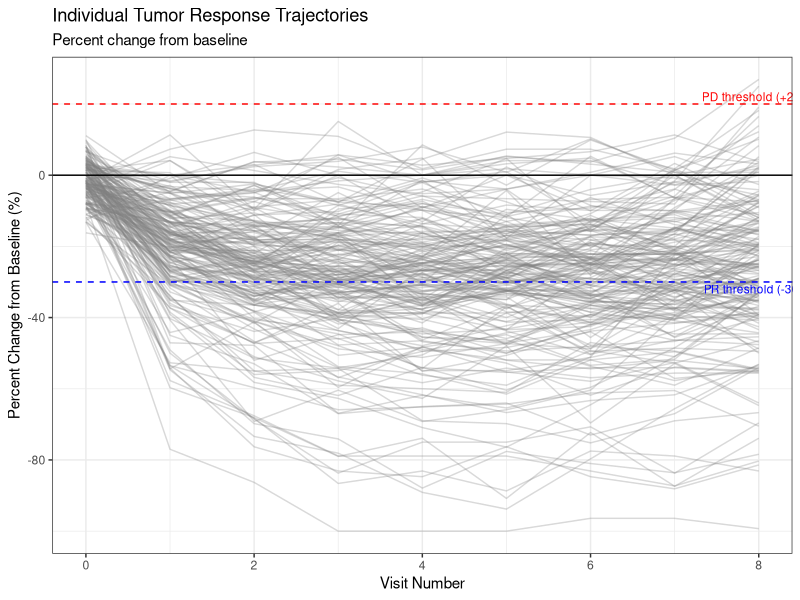
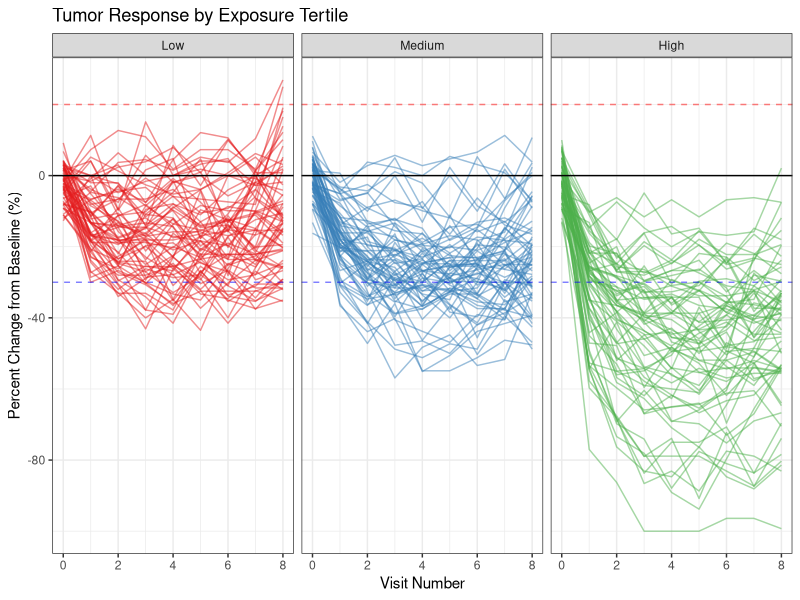
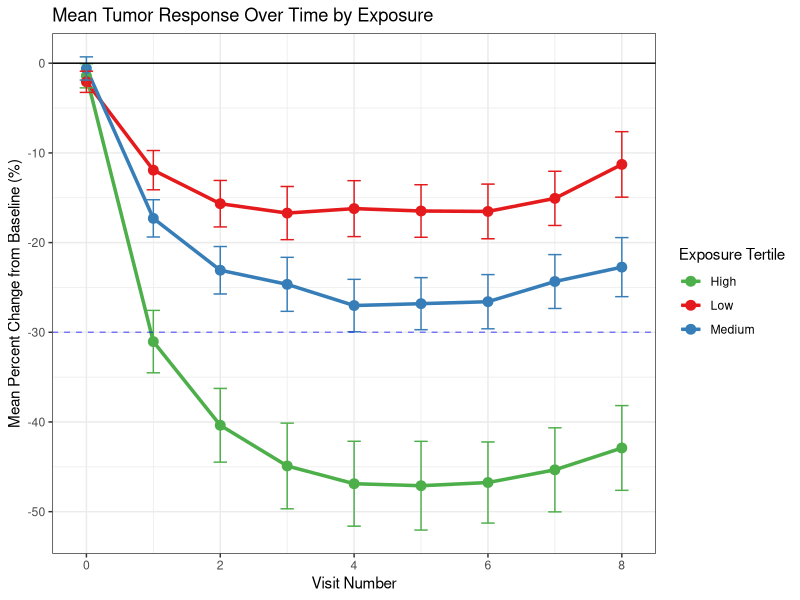
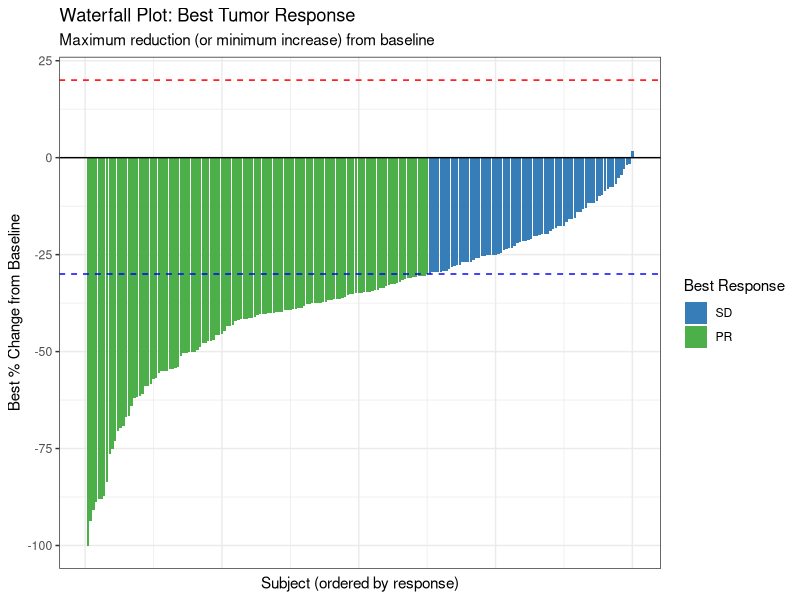
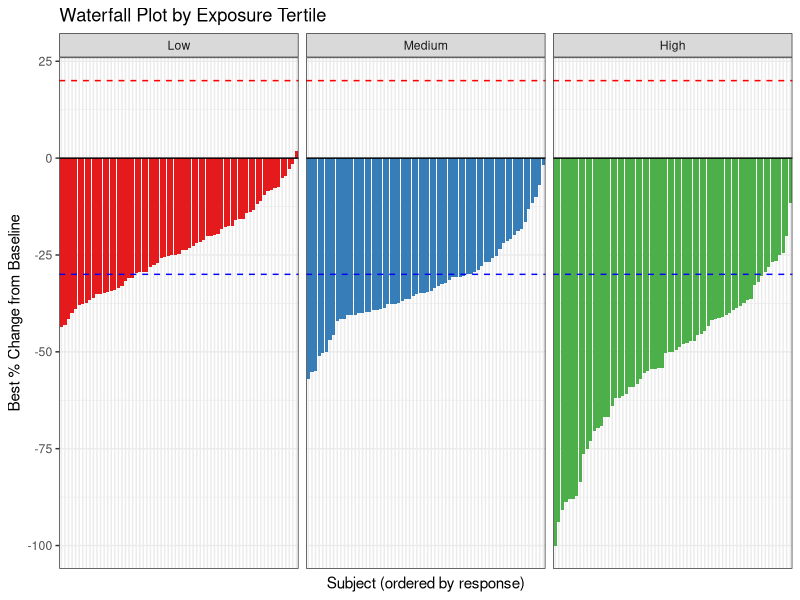
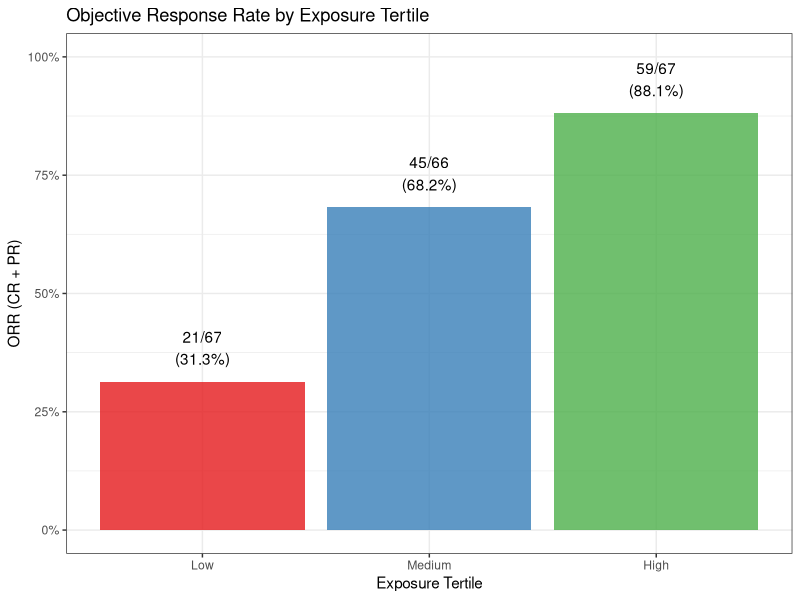
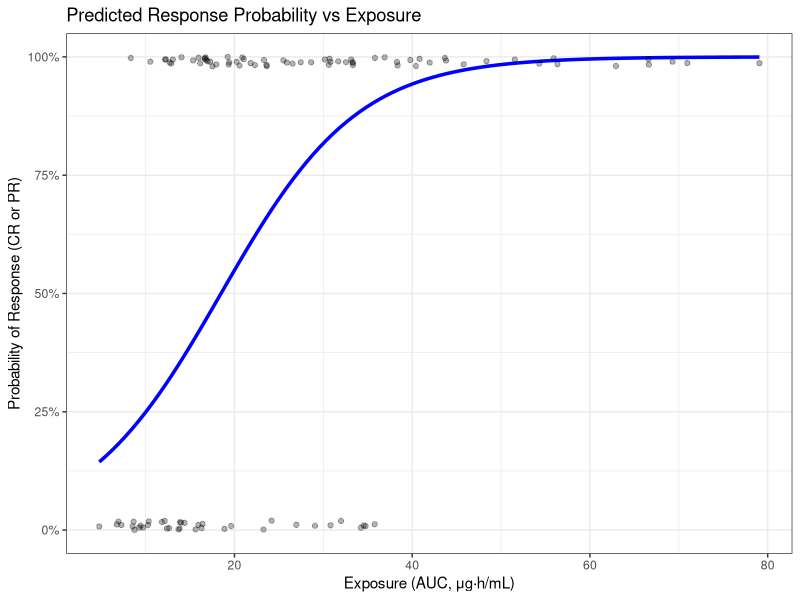
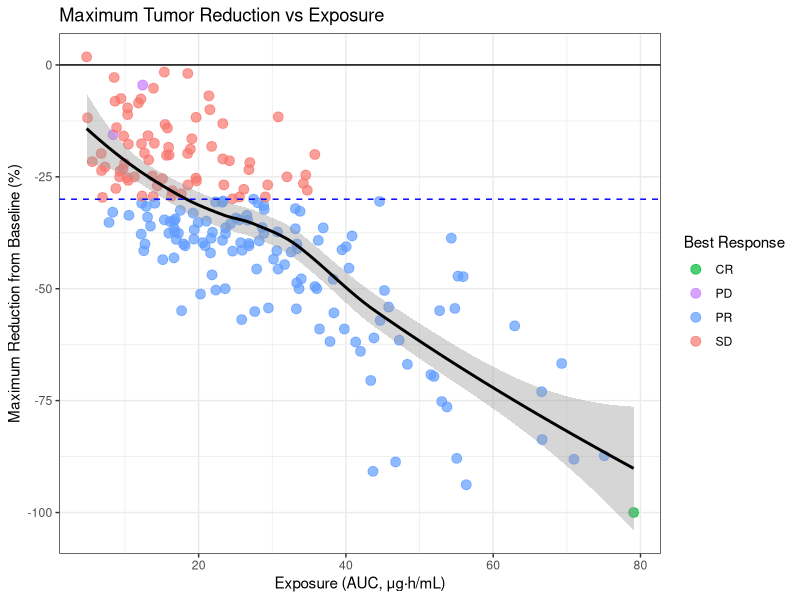

These charts were generated, in order, by the following R code:
#===============================================================================
# Supplementary Material S3
# Tumor Response (ADTR) Analysis Example
# Standardizing Exposure-Response Data for Modeling and Simulation
#
# Purpose: Demonstrate complete workflow from ADTR dataset to exposure-response
#          modeling using longitudinal tumor measurements and RECIST 1.1
#
# Author: [Your Name]
# Date: 2026-01-17
#===============================================================================

# Required packages
required_packages <- c("dplyr", "ggplot2", "tidyr", "nlme", "lme4",
                       "broom", "broom.mixed", "patchwork", "scales", 
                       "forcats", "viridis")

# Install if needed
new_packages <- required_packages[!(required_packages %in% 
                                    installed.packages()[,"Package"])]
if(length(new_packages)) install.packages(new_packages)

# Load libraries
library(dplyr)
library(ggplot2)
library(tidyr)
library(nlme)         # For mixed effects models
library(lme4)         # Alternative mixed effects
library(broom)        # For tidy model output
library(broom.mixed)  # For tidy mixed model output
library(patchwork)    # For combining plots
library(scales)       # For formatting
library(forcats)      # For factor manipulation
library(viridis)      # For color palettes

# Prevent conflicts
select <- dplyr::select
filter <- dplyr::filter

# Create output directories
if (!dir.exists("output/figures")) dir.create("output/figures", recursive = TRUE)
if (!dir.exists("output/tables")) dir.create("output/tables", recursive = TRUE)

#===============================================================================
# 1. DATA PREPARATION
#===============================================================================

cat("\n=== ADTR TUMOR RESPONSE ANALYSIS ===\n\n")

# Load ADTR dataset
adtr <- read.csv("data/adtr_example.csv")

cat("=== ADTR Dataset Structure ===\n")
cat("Total records:", nrow(adtr), "\n")
cat("Parameters:\n")
cat("  - TUMSIZE (longitudinal):", sum(adtr$PARAMCD == "TUMSIZE"), "\n")
cat("  - BOR (best response):", sum(adtr$PARAMCD == "BOR"), "\n")
cat("  - NADIR (minimum size):", sum(adtr$PARAMCD == "NADIR"), "\n\n")

# Extract different parameter types
adtr_tumor <- adtr %>% filter(PARAMCD == "TUMSIZE")
adtr_bor <- adtr %>% filter(PARAMCD == "BOR") %>% distinct(USUBJID, .keep_all = TRUE)
adtr_nadir <- adtr %>% filter(PARAMCD == "NADIR") %>% distinct(USUBJID, .keep_all = TRUE)

cat("Analysis populations:\n")
cat("  - Subjects with tumor data:", length(unique(adtr_tumor$USUBJID)), "\n")
cat("  - Baseline measurements:", sum(adtr_tumor$ABLFL == "Y"), "\n")
cat("  - Post-baseline measurements:", sum(adtr_tumor$ANL01FL == "Y"), "\n\n")

# Best overall response distribution
bor_dist <- table(adtr_bor$BOR)
cat("Best Overall Response Distribution:\n")
print(bor_dist)
cat("  ORR (CR+PR):", sum(bor_dist[c("CR", "PR")]), "/", sum(bor_dist),
    sprintf("(%.1f%%)\n\n", 100 * sum(bor_dist[c("CR", "PR")]) / sum(bor_dist)))

#===============================================================================
# 2. EXPLORATORY ANALYSIS
#===============================================================================

cat("=== EXPLORATORY ANALYSIS ===\n\n")

## 2.1 Spaghetti Plot - Individual Trajectories ----

p1 <- ggplot(adtr_tumor, aes(x = AVISITN, y = PCHG, group = USUBJID)) +
  geom_line(alpha = 0.3, color = "gray50") +
  geom_hline(yintercept = 0, linetype = "solid", color = "black") +
  geom_hline(yintercept = -30, linetype = "dashed", color = "blue") +
  geom_hline(yintercept = 20, linetype = "dashed", color = "red") +
  annotate("text", x = 8, y = -32, label = "PR threshold (-30%)", 
           color = "blue", size = 3) +
  annotate("text", x = 8, y = 22, label = "PD threshold (+20%)", 
           color = "red", size = 3) +
  labs(title = "Individual Tumor Response Trajectories",
       subtitle = "Percent change from baseline",
       x = "Visit Number",
       y = "Percent Change from Baseline (%)") +
  theme_bw()

ggsave("output/figures/Figure_S3A_spaghetti_plot.pdf", p1, width = 10, height = 6)

## 2.2 Spider Plot by Exposure Tertile ----

p2 <- ggplot(adtr_tumor, 
             aes(x = AVISITN, y = PCHG, group = USUBJID, color = EXPOSURE_CAT)) +
  geom_line(alpha = 0.5) +
  geom_hline(yintercept = 0, linetype = "solid", color = "black") +
  geom_hline(yintercept = -30, linetype = "dashed", color = "blue", alpha = 0.5) +
  geom_hline(yintercept = 20, linetype = "dashed", color = "red", alpha = 0.5) +
  facet_wrap(~factor(EXPOSURE_CAT, levels = c("Low", "Medium", "High"))) +
  scale_color_manual(values = c("Low" = "#E41A1C", 
                                 "Medium" = "#377EB8", 
                                 "High" = "#4DAF4A")) +
  labs(title = "Tumor Response by Exposure Tertile",
       x = "Visit Number",
       y = "Percent Change from Baseline (%)",
       color = "Exposure") +
  theme_bw() +
  theme(legend.position = "none")

ggsave("output/figures/Figure_S3B_spider_by_exposure.pdf", p2, width = 12, height = 4)

## 2.3 Mean Response Over Time ----

mean_response <- adtr_tumor %>%
  group_by(AVISITN, AVISIT, EXPOSURE_CAT) %>%
  summarise(
    Mean_PCHG = mean(PCHG, na.rm = TRUE),
    SE_PCHG = sd(PCHG, na.rm = TRUE) / sqrt(n()),
    N = n(),
    .groups = "drop"
  )

p3 <- ggplot(mean_response, 
             aes(x = AVISITN, y = Mean_PCHG, color = EXPOSURE_CAT, 
                 group = EXPOSURE_CAT)) +
  geom_line(size = 1.2) +
  geom_point(size = 3) +
  geom_errorbar(aes(ymin = Mean_PCHG - 1.96*SE_PCHG, 
                    ymax = Mean_PCHG + 1.96*SE_PCHG),
                width = 0.2) +
  geom_hline(yintercept = 0, linetype = "solid", color = "black") +
  geom_hline(yintercept = -30, linetype = "dashed", color = "blue", alpha = 0.5) +
  scale_color_manual(values = c("Low" = "#E41A1C", 
                                 "Medium" = "#377EB8", 
                                 "High" = "#4DAF4A")) +
  labs(title = "Mean Tumor Response Over Time by Exposure",
       x = "Visit Number",
       y = "Mean Percent Change from Baseline (%)",
       color = "Exposure Tertile") +
  theme_bw()

ggsave("output/figures/Figure_S3C_mean_response.pdf", p3, width = 10, height = 6)

#===============================================================================
# 3. WATERFALL PLOT - BEST RESPONSE
#===============================================================================

cat("\n=== WATERFALL PLOT ANALYSIS ===\n\n")

# Get nadir (best response) for each subject
waterfall_data <- adtr_nadir %>%
  arrange(PCHG) %>%
  mutate(
    subject_order = row_number(),
    Response_Cat = case_when(
      PCHG <= -30 ~ "PR",
      PCHG >= 20 ~ "PD",
      TRUE ~ "SD"
    ),
    Response_Cat = factor(Response_Cat, levels = c("PD", "SD", "PR"))
  )

# Waterfall plot
p4 <- ggplot(waterfall_data, aes(x = subject_order, y = PCHG, fill = Response_Cat)) +
  geom_col() +
  geom_hline(yintercept = 0, linetype = "solid", color = "black") +
  geom_hline(yintercept = -30, linetype = "dashed", color = "blue") +
  geom_hline(yintercept = 20, linetype = "dashed", color = "red") +
  scale_fill_manual(
    values = c("PR" = "#4DAF4A", "SD" = "#377EB8", "PD" = "#E41A1C"),
    name = "Best Response"
  ) +
  labs(title = "Waterfall Plot: Best Tumor Response",
       subtitle = "Maximum reduction (or minimum increase) from baseline",
       x = "Subject (ordered by response)",
       y = "Best % Change from Baseline") +
  theme_bw() +
  theme(axis.text.x = element_blank(),
        axis.ticks.x = element_blank())

ggsave("output/figures/Figure_S3D_waterfall.pdf", p4, width = 12, height = 6)

## 3.1 Waterfall by Exposure Tertile ----

p5 <- ggplot(waterfall_data, 
             aes(x = reorder(USUBJID, PCHG), y = PCHG, fill = EXPOSURE_CAT)) +
  geom_col() +
  geom_hline(yintercept = 0, linetype = "solid", color = "black") +
  geom_hline(yintercept = -30, linetype = "dashed", color = "blue") +
  geom_hline(yintercept = 20, linetype = "dashed", color = "red") +
  facet_wrap(~factor(EXPOSURE_CAT, levels = c("Low", "Medium", "High")), 
             scales = "free_x") +
  scale_fill_manual(values = c("Low" = "#E41A1C", 
                                "Medium" = "#377EB8", 
                                "High" = "#4DAF4A")) +
  labs(title = "Waterfall Plot by Exposure Tertile",
       x = "Subject (ordered by response)",
       y = "Best % Change from Baseline") +
  theme_bw() +
  theme(axis.text.x = element_blank(),
        axis.ticks.x = element_blank(),
        legend.position = "none")

ggsave("output/figures/Figure_S3E_waterfall_by_exposure.pdf", p5, 
       width = 12, height = 5)

#===============================================================================
# 4. BEST OVERALL RESPONSE ANALYSIS
#===============================================================================

cat("=== BEST OVERALL RESPONSE ANALYSIS ===\n\n")

## 4.1 ORR by Exposure Tertile ----

orr_summary <- adtr_bor %>%
  mutate(
    RESPONDER = BOR %in% c("CR", "PR"),
    EXPOSURE_CAT = factor(EXPOSURE_CAT, levels = c("Low", "Medium", "High"))
  ) %>%
  group_by(EXPOSURE_CAT) %>%
  summarise(
    N = n(),
    N_Responders = sum(RESPONDER),
    ORR = mean(RESPONDER),
    .groups = "drop"
  )

cat("Objective Response Rate by Exposure:\n")
print(orr_summary)
cat("\n")

# Bar plot
p6 <- ggplot(orr_summary, aes(x = EXPOSURE_CAT, y = ORR, fill = EXPOSURE_CAT)) +
  geom_col(alpha = 0.8) +
  geom_text(aes(label = sprintf("%d/%d\n(%.1f%%)", N_Responders, N, ORR*100)),
            vjust = -0.5) +
  scale_fill_manual(values = c("Low" = "#E41A1C", 
                                "Medium" = "#377EB8", 
                                "High" = "#4DAF4A")) +
  scale_y_continuous(labels = percent_format(), limits = c(0, 1)) +
  labs(title = "Objective Response Rate by Exposure Tertile",
       x = "Exposure Tertile",
       y = "ORR (CR + PR)") +
  theme_bw() +
  theme(legend.position = "none")

ggsave("output/figures/Figure_S3F_ORR_by_exposure.pdf", p6, width = 8, height = 6)

## 4.2 Logistic Regression for Response ----

# Prepare data
bor_analysis <- adtr_bor %>%
  mutate(
    RESPONDER = as.numeric(BOR %in% c("CR", "PR")),
    EXPOSURE_C = EXPOSURE_VAR - mean(EXPOSURE_VAR),
    EXPOSURE_C10 = EXPOSURE_C / 10
  )

# Logistic regression - continuous exposure
logit_orr <- glm(RESPONDER ~ EXPOSURE_C10,
                 data = bor_analysis,
                 family = binomial(link = "logit"))

cat("Logistic Regression for ORR:\n")
print(summary(logit_orr))
cat("\n")

or_orr <- exp(coef(logit_orr)["EXPOSURE_C10"])
or_orr_ci <- exp(confint(logit_orr)["EXPOSURE_C10", ])

cat(sprintf("Odds Ratio per 10-unit AUC increase: %.3f (95%% CI: %.3f - %.3f)\n",
            or_orr, or_orr_ci[1], or_orr_ci[2]))
cat("\n")

## 4.3 Predicted Response Probability ----

exposure_range <- seq(
  min(bor_analysis$EXPOSURE_VAR),
  max(bor_analysis$EXPOSURE_VAR),
  length.out = 100
)

pred_orr <- data.frame(
  EXPOSURE_VAR = exposure_range,
  EXPOSURE_C10 = (exposure_range - mean(bor_analysis$EXPOSURE_VAR)) / 10
)

pred_orr$prob_response <- predict(logit_orr, newdata = pred_orr, type = "response")

# Plot
p7 <- ggplot() +
  geom_line(data = pred_orr, 
            aes(x = EXPOSURE_VAR, y = prob_response),
            color = "blue", size = 1.2) +
  geom_point(data = bor_analysis,
             aes(x = EXPOSURE_VAR, y = RESPONDER),
             alpha = 0.3, position = position_jitter(height = 0.02)) +
  scale_y_continuous(labels = percent_format(), limits = c(0, 1)) +
  labs(title = "Predicted Response Probability vs Exposure",
       x = "Exposure (AUC, μg·h/mL)",
       y = "Probability of Response (CR or PR)") +
  theme_bw()

ggsave("output/figures/Figure_S3G_predicted_ORR.pdf", p7, width = 8, height = 6)

#===============================================================================
# 5. NADIR ANALYSIS (BEST REDUCTION)
#===============================================================================

cat("=== NADIR ANALYSIS ===\n\n")

## 5.1 Nadir vs Exposure ----

p8 <- ggplot(adtr_nadir, aes(x = EXPOSURE_VAR, y = NADIR_PCHG)) +
  geom_point(aes(color = BOR), size = 3, alpha = 0.7) +
  geom_smooth(method = "loess", se = TRUE, color = "black") +
  geom_hline(yintercept = -30, linetype = "dashed", color = "blue") +
  geom_hline(yintercept = 0, linetype = "solid", color = "black") +
  scale_color_manual(
    values = c("CR" = "#00BA38", "PR" = "#619CFF", 
               "SD" = "#F8766D", "PD" = "#C77CFF"),
    name = "Best Response"
  ) +
  labs(title = "Maximum Tumor Reduction vs Exposure",
       x = "Exposure (AUC, μg·h/mL)",
       y = "Maximum Reduction from Baseline (%)") +
  theme_bw()

ggsave("output/figures/Figure_S3H_nadir_vs_exposure.pdf", p8, width = 10, height = 6)

## 5.2 Linear Regression for Nadir ----

lm_nadir <- lm(NADIR_PCHG ~ EXPOSURE_C10, 
               data = adtr_nadir %>% 
                 mutate(EXPOSURE_C10 = (EXPOSURE_VAR - mean(EXPOSURE_VAR)) / 10))

cat("Linear Regression for Maximum Reduction:\n")
print(summary(lm_nadir))
cat("\n")

beta_nadir <- coef(lm_nadir)["EXPOSURE_C10"]
beta_nadir_ci <- confint(lm_nadir)["EXPOSURE_C10", ]

cat(sprintf("Change in max reduction per 10-unit AUC: %.2f%% (95%% CI: %.2f%% to %.2f%%)\n",
            beta_nadir, beta_nadir_ci[1], beta_nadir_ci[2]))
cat("  → Negative values indicate greater tumor reduction\n\n")

#===============================================================================
# 6. LONGITUDINAL MIXED EFFECTS MODEL
#===============================================================================

cat("=== LONGITUDINAL MIXED EFFECTS MODEL ===\n\n")

## 6.1 Prepare data for modeling ----

adtr_lme <- adtr_tumor %>%
  filter(ANL01FL == "Y") %>%  # Post-baseline only
  mutate(
    EXPOSURE_C = EXPOSURE_VAR - mean(EXPOSURE_VAR),
    EXPOSURE_C10 = EXPOSURE_C / 10,
    TIME_WEEKS = AVISITN * 6  # Convert visit to weeks (approximately)
  )

## 6.2 Fit mixed effects model ----

# Model: PCHG ~ TIME + EXPOSURE + TIME:EXPOSURE + (1 + TIME | SUBJECT)
# This allows different trajectories by exposure

lme_model <- lme(
  PCHG ~ TIME_WEEKS * EXPOSURE_C10,
  random = ~ TIME_WEEKS | USUBJID,
  data = adtr_lme,
  method = "REML"
)

cat("Mixed Effects Model Summary:\n")
print(summary(lme_model))
cat("\n")

# Extract fixed effects
fixed_effects <- tidy(lme_model, effects = "fixed")

cat("Fixed Effects:\n")
print(fixed_effects)
cat("\n")

## 6.3 Interpretation ----

beta_time <- fixed_effects$estimate[fixed_effects$term == "TIME_WEEKS"]
beta_exp <- fixed_effects$estimate[fixed_effects$term == "EXPOSURE_C10"]
beta_int <- fixed_effects$estimate[fixed_effects$term == "TIME_WEEKS:EXPOSURE_C10"]

cat("Model Interpretation:\n")
cat(sprintf("  Baseline slope (time effect): %.3f%% per week\n", beta_time))
cat(sprintf("  Exposure effect at baseline: %.3f%% per 10-unit AUC\n", beta_exp))
cat(sprintf("  Exposure × Time interaction: %.3f%% per week per 10-unit AUC\n", beta_int))

if (beta_int < 0) {
  cat("  → Higher exposure leads to steeper decline (better response) over time\n\n")
} else {
  cat("  → Higher exposure leads to less steep decline over time\n\n")
}

## 6.4 Predicted trajectories by exposure ----

# Create prediction data
pred_lme <- expand.grid(
  TIME_WEEKS = seq(6, 48, by = 6),
  EXPOSURE_C10 = c(-1, 0, 1)  # Low, Medium, High
) %>%
  mutate(
    EXPOSURE_LABEL = case_when(
      EXPOSURE_C10 == -1 ~ "Low Exposure (-1 SD)",
      EXPOSURE_C10 == 0 ~ "Medium Exposure (Mean)",
      EXPOSURE_C10 == 1 ~ "High Exposure (+1 SD)"
    )
  )

# Predictions (fixed effects only)
pred_lme$predicted_PCHG <- predict(lme_model, newdata = pred_lme, level = 0)

# Plot predicted trajectories
p9 <- ggplot(pred_lme, aes(x = TIME_WEEKS, y = predicted_PCHG, 
                            color = EXPOSURE_LABEL, group = EXPOSURE_LABEL)) +
  geom_line(size = 1.2) +
  geom_hline(yintercept = 0, linetype = "solid", color = "black") +
  geom_hline(yintercept = -30, linetype = "dashed", color = "blue", alpha = 0.5) +
  scale_color_manual(values = c("Low Exposure (-1 SD)" = "#E41A1C",
                                 "Medium Exposure (Mean)" = "#377EB8",
                                 "High Exposure (+1 SD)" = "#4DAF4A")) +
  labs(title = "Predicted Tumor Response Trajectories",
       subtitle = "From mixed effects model",
       x = "Time (weeks)",
       y = "Predicted % Change from Baseline",
       color = "Exposure Level") +
  theme_bw()

ggsave("output/figures/Figure_S3I_predicted_trajectories.pdf", p9, 
       width = 10, height = 6)

#===============================================================================
# 7. TIME TO RESPONSE ANALYSIS
#===============================================================================

cat("=== TIME TO RESPONSE ANALYSIS ===\n\n")

# Identify time to first PR/CR for responders
time_to_response <- adtr_tumor %>%
  filter(ANL01FL == "Y") %>%
  mutate(IS_RESPONSE = AVALC %in% c("CR", "PR")) %>%
  group_by(USUBJID) %>%
  summarise(
    FIRST_RESPONSE_TIME = ifelse(any(IS_RESPONSE),
                                   min(ADY[IS_RESPONSE]),
                                   NA),
    HAD_RESPONSE = any(IS_RESPONSE),
    .groups = "drop"
  ) %>%
  left_join(
    adtr_bor %>% select(USUBJID, EXPOSURE_VAR, EXPOSURE_CAT, BOR),
    by = "USUBJID"
  )

responder_summary <- time_to_response %>%
  filter(HAD_RESPONSE) %>%
  group_by(EXPOSURE_CAT) %>%
  summarise(
    N = n(),
    Median_TTR = median(FIRST_RESPONSE_TIME, na.rm = TRUE),
    Q1_TTR = quantile(FIRST_RESPONSE_TIME, 0.25, na.rm = TRUE),
    Q3_TTR = quantile(FIRST_RESPONSE_TIME, 0.75, na.rm = TRUE),
    .groups = "drop"
  )

cat("Time to Response by Exposure:\n")
print(responder_summary)
cat("\n")

# Boxplot
p10 <- time_to_response %>%
  filter(HAD_RESPONSE) %>%
  ggplot(aes(x = EXPOSURE_CAT, y = FIRST_RESPONSE_TIME, fill = EXPOSURE_CAT)) +
  geom_boxplot(alpha = 0.7) +
  geom_jitter(width = 0.2, alpha = 0.4) +
  scale_fill_manual(values = c("Low" = "#E41A1C", 
                                "Medium" = "#377EB8", 
                                "High" = "#4DAF4A")) +
  labs(title = "Time to First Response",
       subtitle = "Among responders only",
       x = "Exposure Tertile",
       y = "Days to First PR/CR") +
  theme_bw() +
  theme(legend.position = "none")

ggsave("output/figures/Figure_S3J_time_to_response.pdf", p10, width = 8, height = 6)

#===============================================================================
# 8. EXPOSURE-RESPONSE SUMMARY TABLE
#===============================================================================

cat("=== CREATING SUMMARY TABLE ===\n\n")

# Compile all ER results
er_summary <- data.frame(
  Endpoint = c(
    "Objective Response Rate",
    "Maximum Tumor Reduction",
    "Tumor Growth Rate",
    "Time to Response"
  ),
  Analysis_Method = c(
    "Logistic Regression",
    "Linear Regression",
    "Mixed Effects Model",
    "Descriptive"
  ),
  Effect_Estimate = c(
    sprintf("OR = %.2f", or_orr),
    sprintf("β = %.2f%%", beta_nadir),
    sprintf("β = %.3f%% per week", beta_int),
    sprintf("Median: %.0f days", median(responder_summary$Median_TTR))
  ),
  CI_95 = c(
    sprintf("(%.2f - %.2f)", or_orr_ci[1], or_orr_ci[2]),
    sprintf("(%.2f - %.2f)", beta_nadir_ci[1], beta_nadir_ci[2]),
    "See model output",
    sprintf("(%.0f - %.0f)", min(responder_summary$Q1_TTR), 
            max(responder_summary$Q3_TTR))
  ),
  Interpretation = c(
    "Higher exposure → higher response rate",
    "Higher exposure → greater tumor reduction",
    "Higher exposure → faster tumor shrinkage",
    "Similar time to response across exposures"
  )
)

cat("Exposure-Response Summary:\n")
print(er_summary)
cat("\n")

write.csv(er_summary, "output/tables/Table_S3_ER_summary.csv", row.names = FALSE)

#===============================================================================
# 9. DURATION OF RESPONSE ANALYSIS
#===============================================================================

cat("=== DURATION OF RESPONSE ANALYSIS ===\n\n")

# For responders, calculate duration from first response to progression
dor_data <- adtr_tumor %>%
  filter(ANL01FL == "Y") %>%
  group_by(USUBJID) %>%
  summarise(
    FIRST_RESPONSE = min(ADY[AVALC %in% c("CR", "PR")], na.rm = TRUE),
    FIRST_PD = min(ADY[AVALC == "PD"], na.rm = TRUE),
    LAST_FOLLOWUP = max(ADY),
    HAD_RESPONSE = any(AVALC %in% c("CR", "PR")),
    .groups = "drop"
  ) %>%
  filter(HAD_RESPONSE) %>%
  left_join(
    adtr_bor %>% select(USUBJID, EXPOSURE_VAR, EXPOSURE_CAT),
    by = "USUBJID"
  ) %>%
  mutate(
    # Duration of response
    DOR = ifelse(is.finite(FIRST_PD),
                  FIRST_PD - FIRST_RESPONSE,
                  LAST_FOLLOWUP - FIRST_RESPONSE),
    # Event = progression
    DOR_EVENT = is.finite(FIRST_PD)
  )

cat("Duration of Response (among responders):\n")
cat("  N responders:", nrow(dor_data), "\n")
cat("  N with progression:", sum(dor_data$DOR_EVENT), "\n")
cat("  Median DOR:", median(dor_data$DOR), "days\n\n")

# Boxplot by exposure
p11 <- ggplot(dor_data, aes(x = EXPOSURE_CAT, y = DOR, fill = EXPOSURE_CAT)) +
  geom_boxplot(alpha = 0.7) +
  geom_jitter(width = 0.2, alpha = 0.4) +
  scale_fill_manual(values = c("Low" = "#E41A1C", 
                                "Medium" = "#377EB8", 
                                "High" = "#4DAF4A")) +
  labs(title = "Duration of Response by Exposure",
       subtitle = "Among responders (CR/PR)",
       x = "Exposure Tertile",
       y = "Duration of Response (days)") +
  theme_bw() +
  theme(legend.position = "none")

ggsave("output/figures/Figure_S3K_duration_of_response.pdf", p11, 
       width = 8, height = 6)

#===============================================================================
# 10. SUMMARY AND EXPORT
#===============================================================================

cat("\n=== ANALYSIS COMPLETE ===\n\n")

# Create comprehensive summary statistics
summary_stats <- list(
  dataset_info = list(
    n_subjects = length(unique(adtr_tumor$USUBJID)),
    n_measurements = sum(adtr_tumor$PARAMCD == "TUMSIZE"),
    n_visits = length(unique(adtr_tumor$AVISITN))
  ),
  
  baseline_tumor = list(
    mean_size = mean(adtr_tumor$BASE[adtr_tumor$ABLFL == "Y"], na.rm = TRUE),
    sd_size = sd(adtr_tumor$BASE[adtr_tumor$ABLFL == "Y"], na.rm = TRUE)
  ),
  
  best_response = list(
    orr = sum(bor_dist[c("CR", "PR")]) / sum(bor_dist),
    dcr = sum(bor_dist[c("CR", "PR", "SD")]) / sum(bor_dist),
    cr_rate = bor_dist["CR"] / sum(bor_dist),
    pr_rate = bor_dist["PR"] / sum(bor_dist)
  ),
  
  exposure_response = list(
    or_per_10units = or_orr,
    or_ci = or_orr_ci,
    nadir_beta = beta_nadir,
    nadir_ci = beta_nadir_ci
  )
)

# Save summary
saveRDS(summary_stats, "output/summary_stats_adtr.rds")

# Session info
sink("output/session_info_adtr.txt")
cat("=== R Session Information ===\n\n")
print(sessionInfo())
sink()

cat("All outputs saved in output/ directory\n\n")

cat("Figures:\n")
cat("  - Figure_S3A_spaghetti_plot.pdf\n")
cat("  - Figure_S3B_spider_by_exposure.pdf\n")
cat("  - Figure_S3C_mean_response.pdf\n")
cat("  - Figure_S3D_waterfall.pdf\n")
cat("  - Figure_S3E_waterfall_by_exposure.pdf\n")
cat("  - Figure_S3F_ORR_by_exposure.pdf\n")
cat("  - Figure_S3G_predicted_ORR.pdf\n")
cat("  - Figure_S3H_nadir_vs_exposure.pdf\n")
cat("  - Figure_S3I_predicted_trajectories.pdf\n")
cat("  - Figure_S3J_time_to_response.pdf\n")
cat("  - Figure_S3K_duration_of_response.pdf\n\n")

cat("Tables:\n")
cat("  - Table_S3_ER_summary.csv\n\n")

cat("=== END OF ADTR ANALYSIS ===\n")

#===============================================================================
# END OF SCRIPT
#===============================================================================
